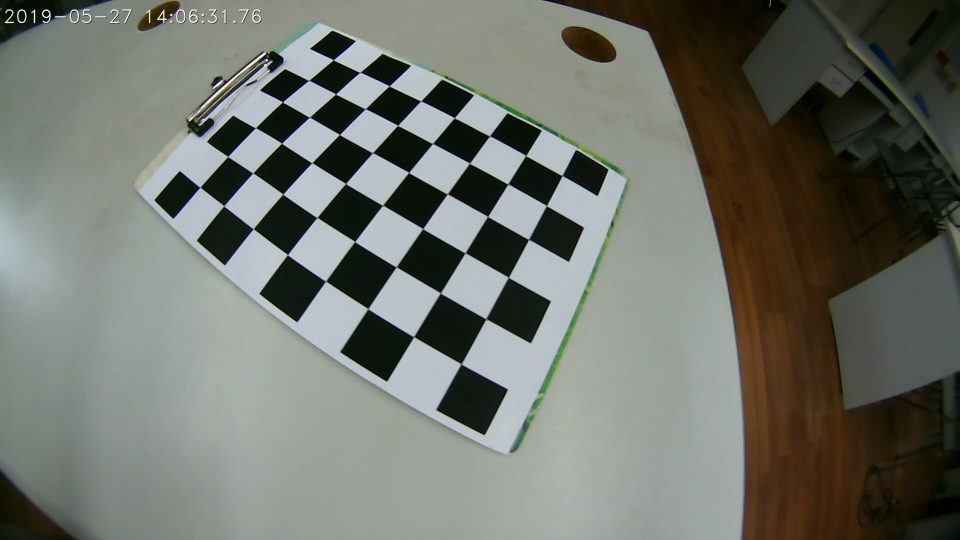
//> input picture radial_distortion/radial_distortion/photos/photo (1).jpg, 1920 x 1080 px, given in place of video.mp4, which was not available (shown at 1/2 size)
$ ./main   (built with g++ and OpenCV 4)
//> lines starting //> are read from the running program, lines starting //| are printed output that depends on the picture; pictures that were not available may be replaced by others from this repository, and a replacement may not be noted
#include <iostream>
#include <opencv2/opencv.hpp>
#include <opencv2/core.hpp>
#include "opencv2/imgproc.hpp"
#include "opencv2/calib3d.hpp"
#include <opencv2/highgui.hpp>
#include <string>
#include <vector>
#include <fstream>
#define CP1X 410
#define CP1Y 297
#define CP2X 590
#define CP2Y 297
#define CP3X 120
#define CP3Y 430
#define CP4X 907
#define CP4Y 430

#define WP1X 960/2 - 200
#define WP1Y 540/2 - 150
#define WP2X 960/2 + 200
#define WP2Y 540/2 - 150
#define WP3X 960/2 - 200
#define WP3Y 540/2 + 150
#define WP4X 960/2 + 200
#define WP4Y 540/2 + 150

using namespace std;
using namespace cv;

int main() {
	Mat cameraMatrix;
	Mat distCoeffs;
	FileStorage intrLoadFile("intrinsics.xml", FileStorage::READ);
	intrLoadFile["cameraMatrix"] >> cameraMatrix;
	intrLoadFile["distCoeffs"] >> distCoeffs;
	intrLoadFile.release();

	VideoCapture capture("video.mp4");

	Mat orign_frame, frame, undistort_frame, birdeye_view;

	// check if capture was successful
	if (!capture.isOpened()) throw "Error reading video";

	while (true) {
		capture.read(orign_frame);
//> orign_frame is the input picture: 1080 rows x 1920 cols, CV_8UC3; mean B, G, R 106.4, 114.4, 111.3
		// check if we succeeded
		if (orign_frame.empty()) {
			cout << "video end!";
			break;
		}
		resize(orign_frame, frame, Size(960, 540));
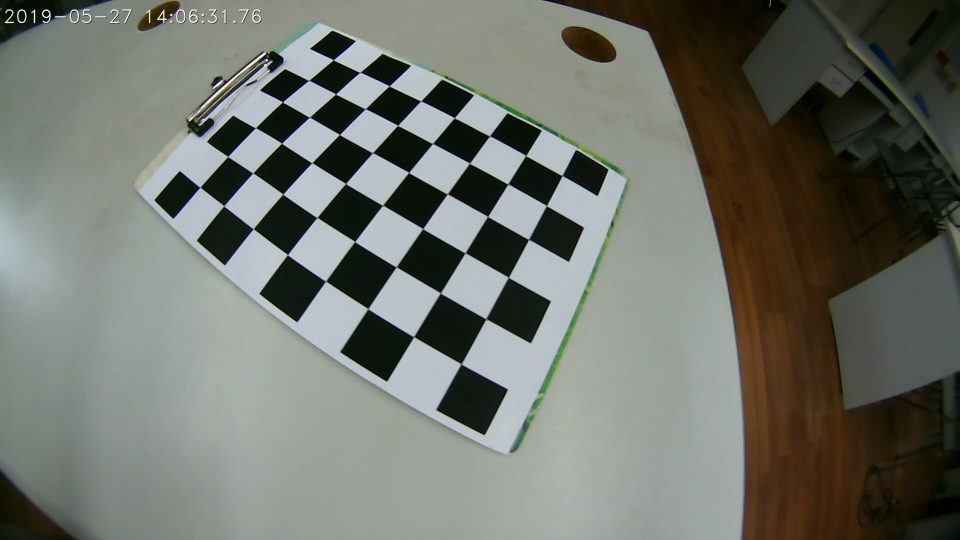
//> frame: 540 rows x 960 cols, CV_8UC3; mean B, G, R 106.5, 114.5, 111.4

		// undistort the frame
		undistort(frame, undistort_frame, cameraMatrix, distCoeffs);
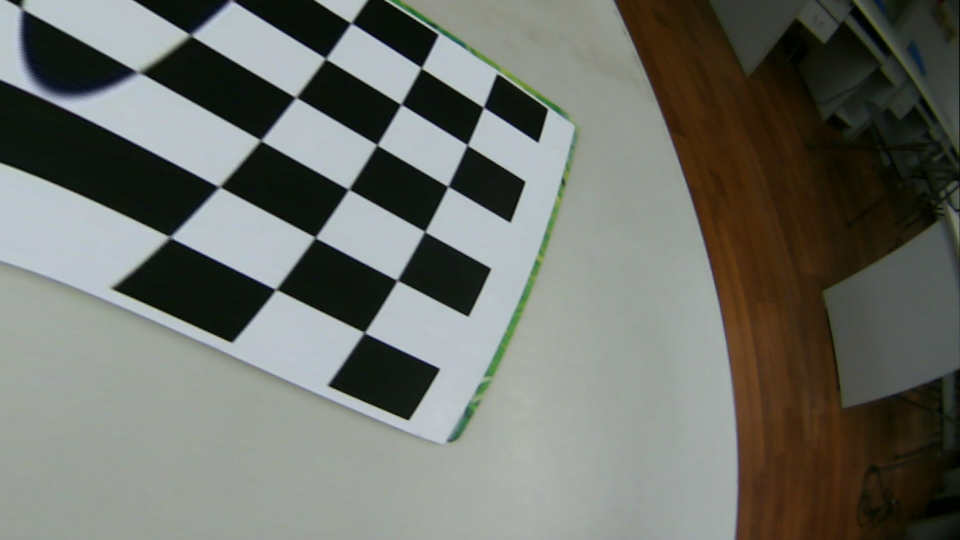
//> undistort_frame: 540 rows x 960 cols, CV_8UC3; mean B, G, R 105.1, 112.3, 109.6

		// [7 lines of commented-out code are left out]
		vector<Point2f> cameraConers = { Point2f(CP1X, CP1Y), Point2f(CP2X, CP2Y), Point2f(CP3X, CP3Y), Point2f(CP4X, CP4Y) };
		vector<Point2f> worldConers = { Point2f(WP1X, WP1Y), Point2f(WP2X, WP2Y), Point2f(WP3X, WP3Y), Point2f(WP4X, WP4Y) };
		Mat matrix = getPerspectiveTransform(cameraConers, worldConers);
		warpPerspective(undistort_frame, birdeye_view, matrix, Size(960, 540));
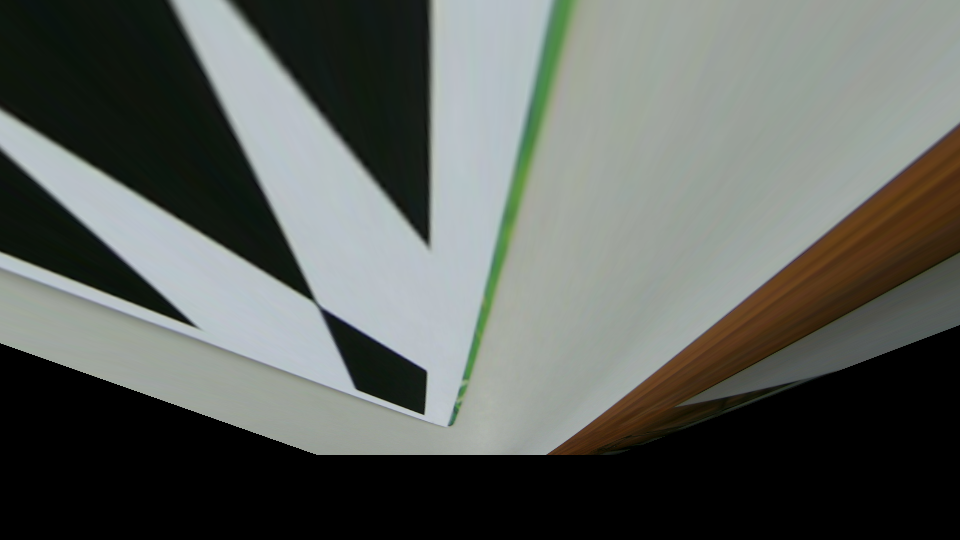
//> birdeye_view: 540 rows x 960 cols, CV_8UC3; mean B, G, R 93.2, 98.2, 94

		// show live and wait for a key with timeout long enough to show images
		imshow("undistort", undistort_frame);
		imshow("bird-eye view", birdeye_view);
		int key = waitKey(1);
//> the Esc key is pressed
		if (key > 0) {
			break;
		}
	}
	system("pause");
	return 0;
}

$ run again, on radial_distortion/radial_distortion/photos/photo (10).jpg
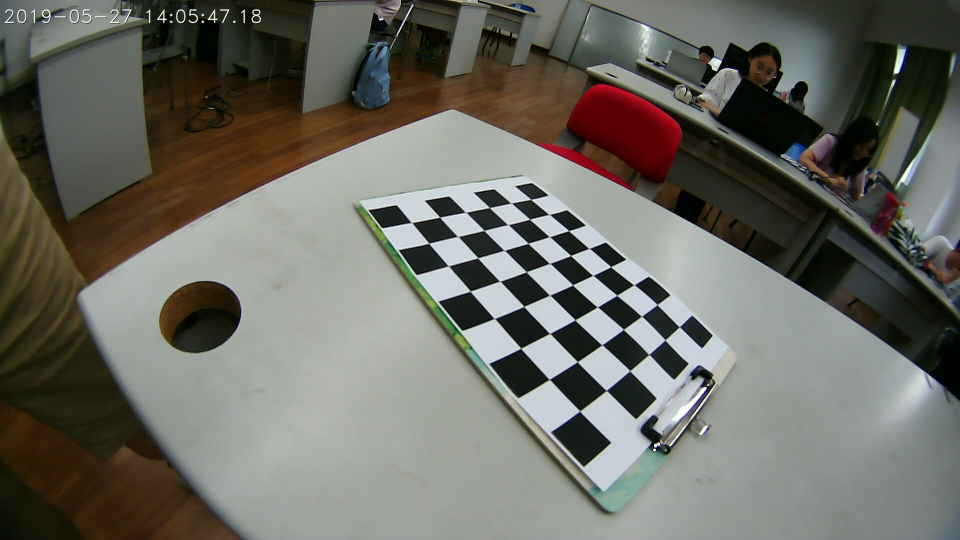
//> input picture radial_distortion/radial_distortion/photos/photo (10).jpg, 1920 x 1080 px, given in place of video.mp4, which was not available (shown at 1/2 size)
//> orign_frame is the input picture: 1080 rows x 1920 cols, CV_8UC3; mean B, G, R 99.1, 107, 107.2
//> `undistort(frame, undistort_frame, cameraMatrix, distCoeffs);`:
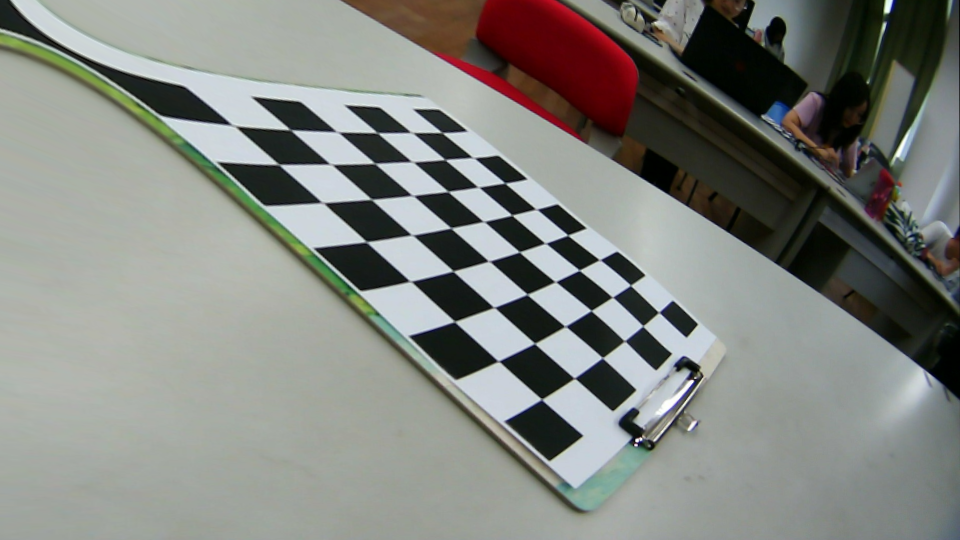
//> undistort_frame: 540 rows x 960 cols, CV_8UC3; mean B, G, R 127.1, 132.2, 129.8
//> `warpPerspective(undistort_frame, birdeye_view, matrix, Size(960, 540));`:
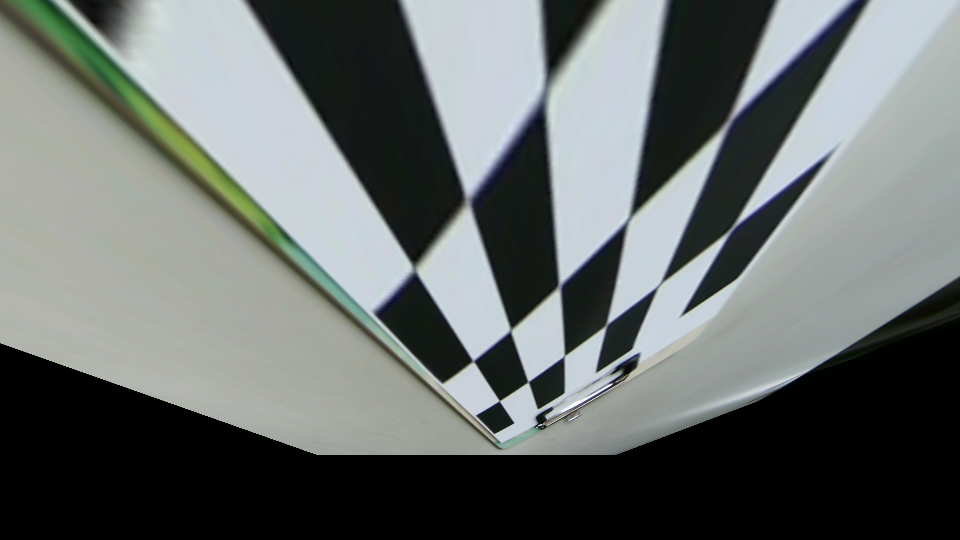
//> birdeye_view: 540 rows x 960 cols, CV_8UC3; mean B, G, R 109.1, 110.7, 105.1

$ run again, on radial_distortion/radial_distortion/photos/photo (11).jpg
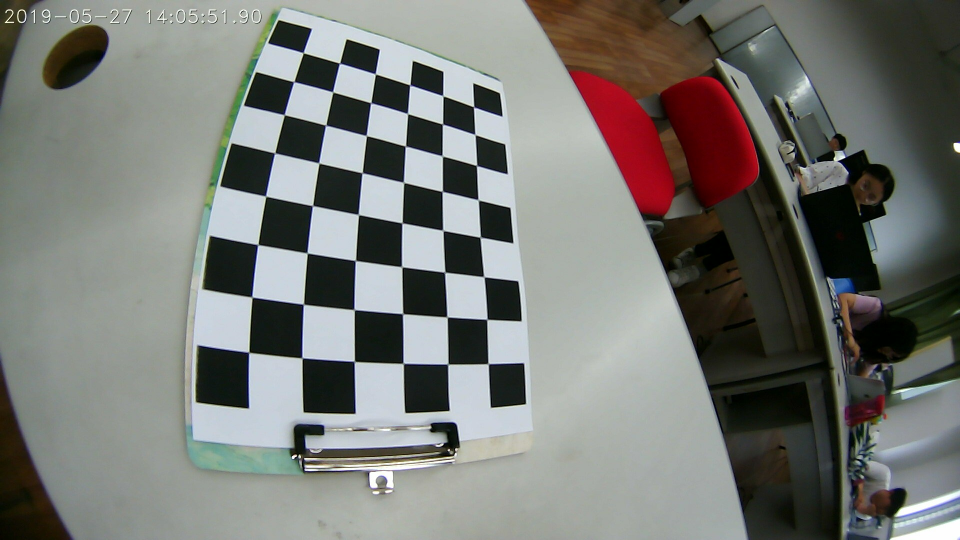
//> input picture radial_distortion/radial_distortion/photos/photo (11).jpg, 1920 x 1080 px, given in place of video.mp4, which was not available (shown at 1/2 size)
//> orign_frame is the input picture: 1080 rows x 1920 cols, CV_8UC3; mean B, G, R 115.1, 119.6, 118.4
//> `undistort(frame, undistort_frame, cameraMatrix, distCoeffs);`:
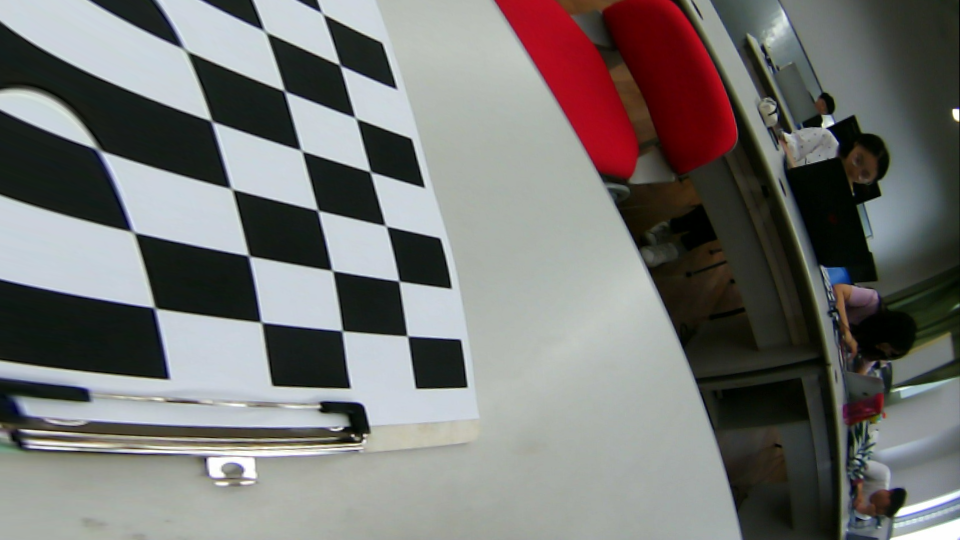
//> undistort_frame: 540 rows x 960 cols, CV_8UC3; mean B, G, R 114.7, 116.9, 117.6
//> `warpPerspective(undistort_frame, birdeye_view, matrix, Size(960, 540));`:
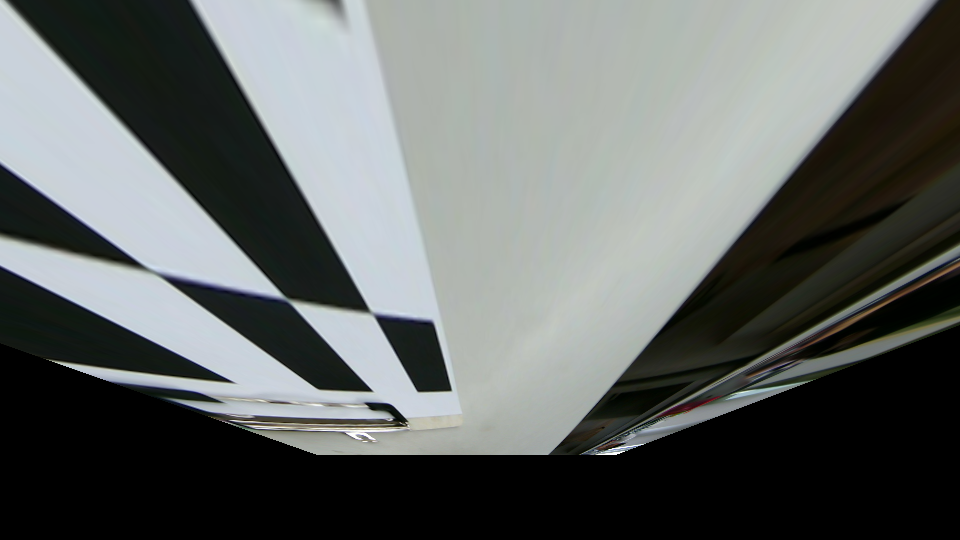
//> birdeye_view: 540 rows x 960 cols, CV_8UC3; mean B, G, R 101.3, 103, 99

$ run again, on radial_distortion/radial_distortion/photos/photo (12).jpg
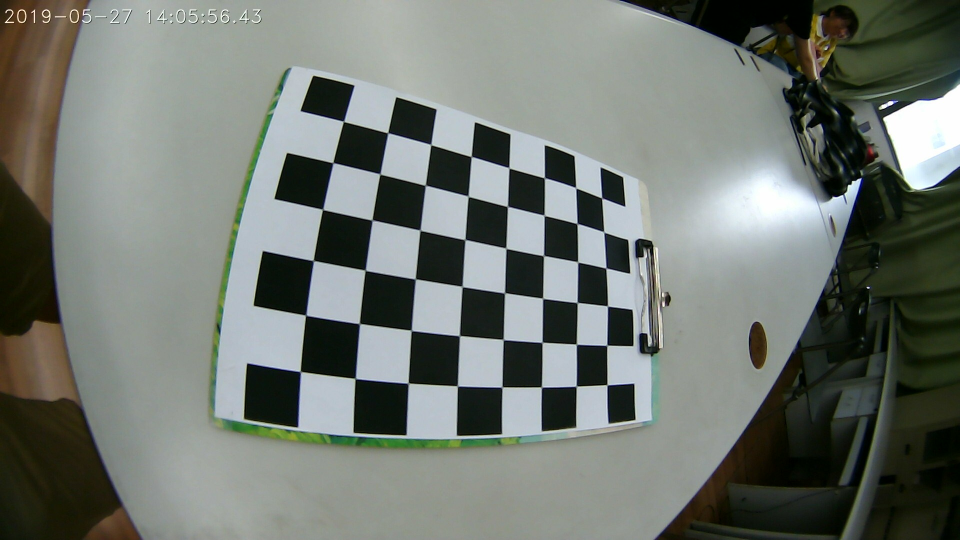
//> input picture radial_distortion/radial_distortion/photos/photo (12).jpg, 1920 x 1080 px, given in place of video.mp4, which was not available (shown at 1/2 size)
//> orign_frame is the input picture: 1080 rows x 1920 cols, CV_8UC3; mean B, G, R 111.8, 118.4, 112.5
//> `undistort(frame, undistort_frame, cameraMatrix, distCoeffs);`:
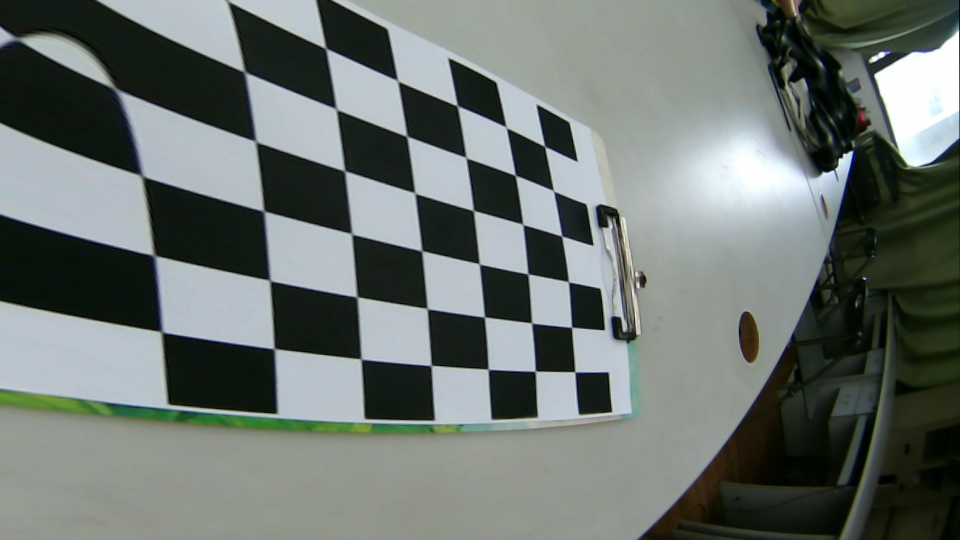
//> undistort_frame: 540 rows x 960 cols, CV_8UC3; mean B, G, R 111.7, 115.8, 108.1
//> `warpPerspective(undistort_frame, birdeye_view, matrix, Size(960, 540));`:
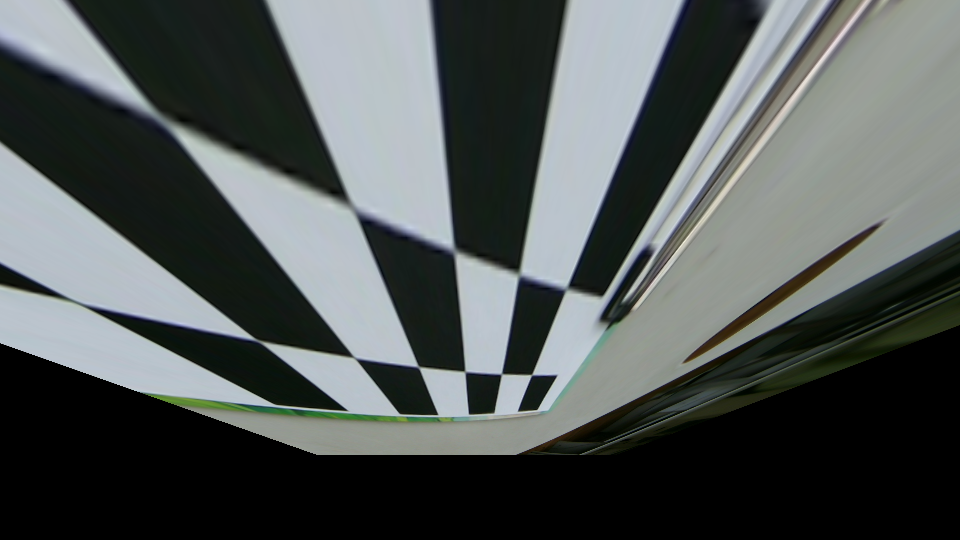
//> birdeye_view: 540 rows x 960 cols, CV_8UC3; mean B, G, R 86, 87, 81.4
